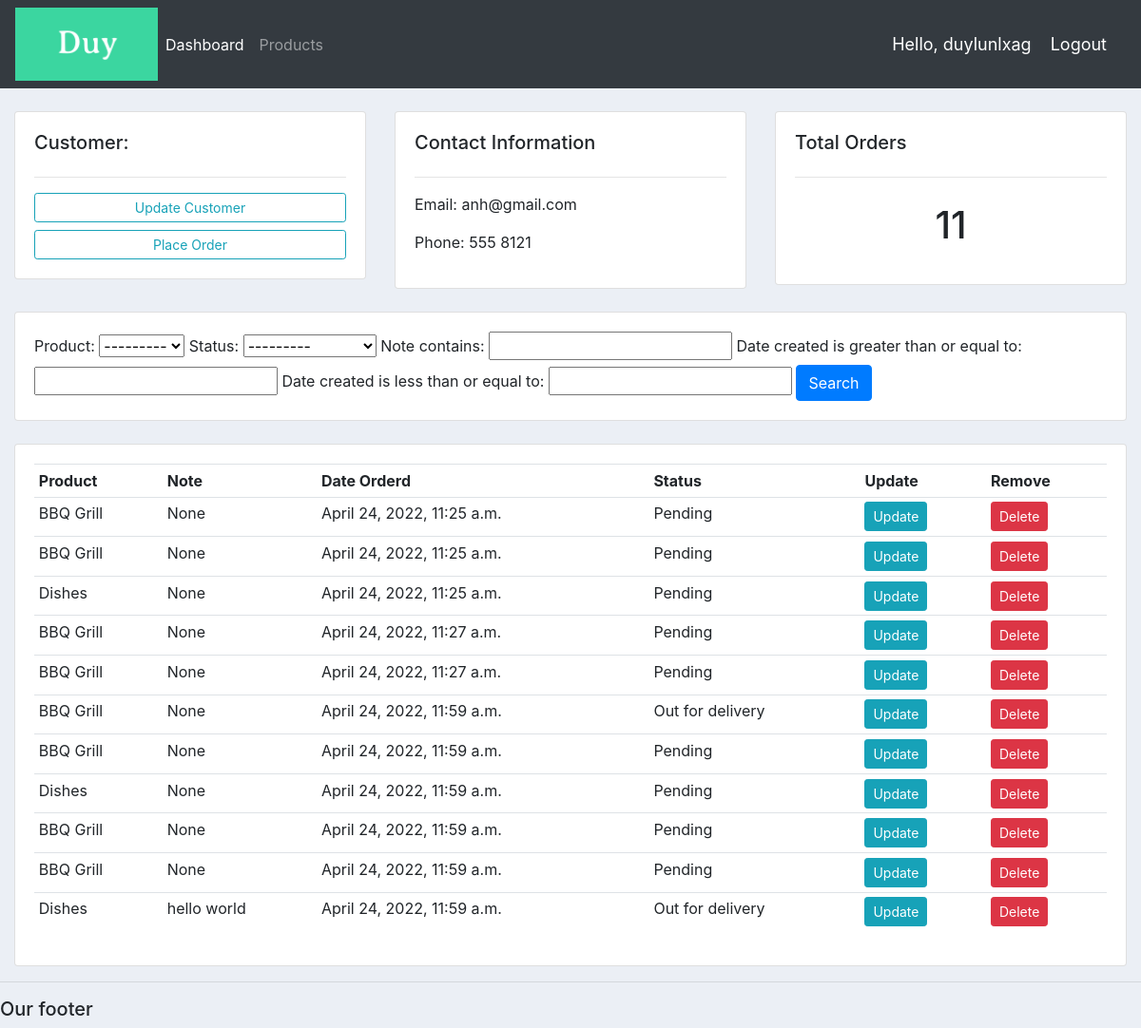
The app's page /customer/1/ (signed in) with its own data.
### accounts/models.py (models this page shows, shortened)
class Customer(models.Model):
	user = models.OneToOneField(User, null=True, blank=True, on_delete=models.CASCADE)
	name = models.CharField(max_length=200, null=True)
	phone = models.CharField(max_length=200, null=True)
	email = models.CharField(max_length=200, null=True)
	profile_pic = models.ImageField(default="profile1.png", null=True, blank=True)
	date_created = models.DateTimeField(auto_now_add=True, null=True)

class Order(models.Model):
	STATUS = (
			('Pending', 'Pending'),
			('Out for delivery', 'Out for delivery'),
			('Delivered', 'Delivered'),
			)
	customer = models.ForeignKey(Customer, null=True, on_delete= models.SET_NULL)
	product = models.ForeignKey(Product, null=True, on_delete= models.SET_NULL)
	date_created = models.DateTimeField(auto_now_add=True, null=True)
	status = models.CharField(max_length=200, null=True, choices=STATUS)
	note = models.CharField(max_length=1000, null=True)

class Product(models.Model):
	CATEGORY = (
			('Indoor', 'Indoor'),
			('Out Door', 'Out Door'),
			)
	name = models.CharField(max_length=200, null=True)
	price = models.FloatField(null=True)
	category = models.CharField(max_length=200, null=True, choices=CATEGORY)
	description = models.CharField(max_length=200, null=True, blank=True)
	date_created = models.DateTimeField(auto_now_add=True, null=True)
	tags = models.ManyToManyField(Tag)
	def __str__(self):
		return self.name

### accounts/decorators.py (the view)
		def wrapper_func(request, *args, **kwargs):
			group = None
			if request.user.groups.exists():
				group = request.user.groups.all()[0].name
			if group in allowed_roles:
				return view_func(request, *args, **kwargs)
			else:
				return HttpResponse('You are not authorized to view this page')

### accounts/views.py (called while the page is built)
@login_required(login_url='login')
@allowed_users(allowed_roles=['admin'])
def customer(request, pk_test):
	customer = Customer.objects.get(id=pk_test)
	orders = customer.order_set.all()
	order_count = orders.count()
	myFilter = OrderFilter(request.GET, queryset=orders)
	orders = myFilter.qs
	context = {'customer':customer, 'orders':orders, 'order_count':order_count,
	'myFilter':myFilter}
	return render(request, 'accounts/customer.html',context)

### accounts/templates/accounts/customer.html
{%  extends 'accounts/main.html' %}
{% block content %}
	<br>
<div class="row">
	<div class="col-md">
		<div class="card card-body">
			<h5>Customer:</h5>
			<hr>
			<a class="btn btn-outline-info  btn-sm btn-block" href="">Update Customer</a>
			<a class="btn btn-outline-info  btn-sm btn-block" href="{% url 'create_order' customer.id %}">Place Order</a>
		</div>
	</div>
	<div class="col-md">
		<div class="card card-body">
			<h5>Contact Information</h5>
			<hr>
			<p>Email: {{customer.email}}</p>
			<p>Phone: {{customer.phone}}</p>
		</div>
	</div>
	<div class="col-md">
		<div class="card card-body">
			<h5>Total Orders</h5>
			<hr>
			<h1 style="text-align: center;padding: 10px">{{order_count}}</h1>
		</div>
	</div>
</div>
<br>
<div class="row">
	<div class="col">
		<div class="card card-body">
			<form method="get">
				{{myFilter.form}}
		    <button class="btn btn-primary" type="submit">Search</button>
		  </form>
		</div>
	</div>
</div>
<br>
<div class="row">
	<div class="col-md">
		<div class="card card-body">
			<table class="table table-sm">
				<tr>
					<th>Product</th>
					<th>Note</th>
					<th>Date Orderd</th>
					<th>Status</th>
					<th>Update</th>
					<th>Remove</th>
				</tr>
				{% for order in orders %}
				<tr>
					<td>{{order.product}}</td>
					<td>{{order.note}}</td>
					<td>{{order.date_created}}</td>
					<td>{{order.status}}</td>
					<td><a class="btn btn-sm btn-info" href="{% url 'update_order' order.id %}">Update</a></td>
					<td><a class="btn btn-sm btn-danger" href="{% url 'delete_order' order.id %}">Delete</a></td>
				</tr>
				{% endfor %}
			</table>
		</div>
	</div>
</div>
{% endblock %}

### accounts/templates/accounts/navbar.html (shortened to what this page needs)
{% load static %}
<nav class="navbar navbar-expand-lg navbar-dark bg-dark">
 <img src="{% static 'images/logo.png' %}">
  <div class="collapse navbar-collapse" id="navbarNav">
    <ul class="navbar-nav">
      {% if request.user.is_staff %}
      <li class="nav-item active">
        <a class="nav-link" href="{% url 'home' %}">Dashboard</a>
      </li>
      <li class="nav-item">
        <a class="nav-link" href="{% url 'products' %}">Products</a>
      </li>
      {% else %}
       <li class="nav-item">
        <a class="nav-link" href="{% url 'account' %}">Settings</a>
      </li>
      {% endif %}
    </ul>
  </div>
  <span class="hello-msg">Hello, {{request.user}}</span>
  <span ><a  class="hello-msg" href="{% url 'logout' %}">Logout</a></span>
</nav>

### static/css/main.css (style rules this page uses)
body { background-color: #ebeff5; }

### accounts/templates/accounts/navbar.html (style rules this page uses)
.hello-msg { font-size: 18px; color: #fff; margin-right: 20px; }

### records on screen
Customer: email "anh@gmail.com", phone "555 8121"
Order: product "BBQ Grill", note "None", date_created "April 24, 2022, 11:25 a.m.", status "Pending"
Order: product "BBQ Grill", note "None", date_created "April 24, 2022, 11:25 a.m.", status "Pending"
Order: product "Dishes", note "None", date_created "April 24, 2022, 11:25 a.m.", status "Pending"
Order: product "BBQ Grill", note "None", date_created "April 24, 2022, 11:27 a.m.", status "Pending"
Order: product "BBQ Grill", note "None", date_created "April 24, 2022, 11:27 a.m.", status "Pending"
Order: product "BBQ Grill", note "None", date_created "April 24, 2022, 11:59 a.m.", status "Out for delivery"
Order: product "BBQ Grill", note "None", date_created "April 24, 2022, 11:59 a.m.", status "Pending"
Order: product "Dishes", note "None", date_created "April 24, 2022, 11:59 a.m.", status "Pending"
Order: product "BBQ Grill", note "None", date_created "April 24, 2022, 11:59 a.m.", status "Pending"
Order: product "BBQ Grill", note "None", date_created "April 24, 2022, 11:59 a.m.", status "Pending"
Order: product "Dishes", note "hello world", date_created "April 24, 2022, 11:59 a.m.", status "Out for delivery"

### other values on screen
{{ request.user }} "duylunlxag"
{{ order_count }} "11"
